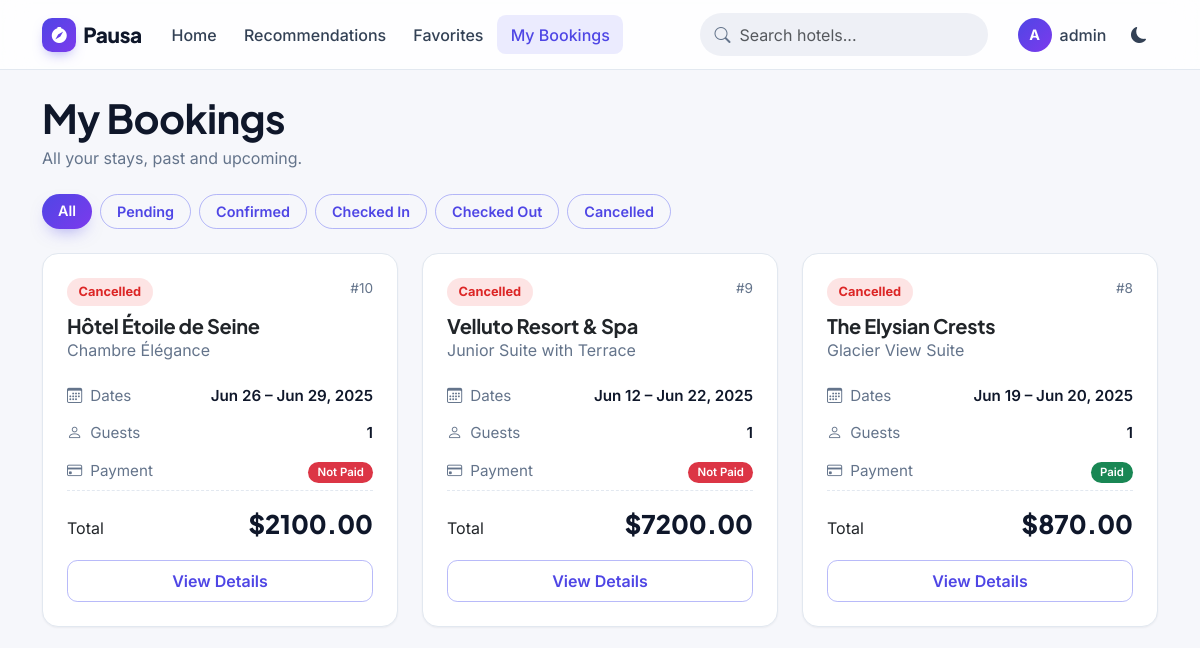
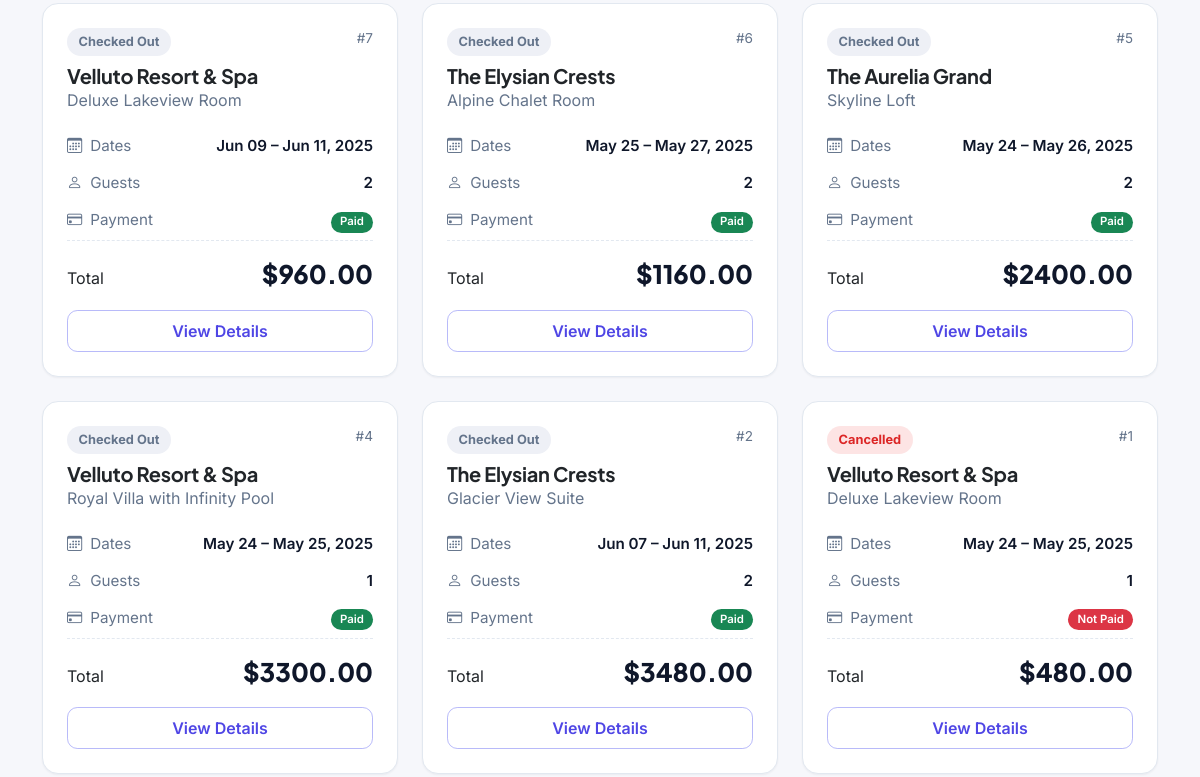
Before: /bookings/bookings/ (signed in, upper part) with the older database file (2 pictures, top to bottom).
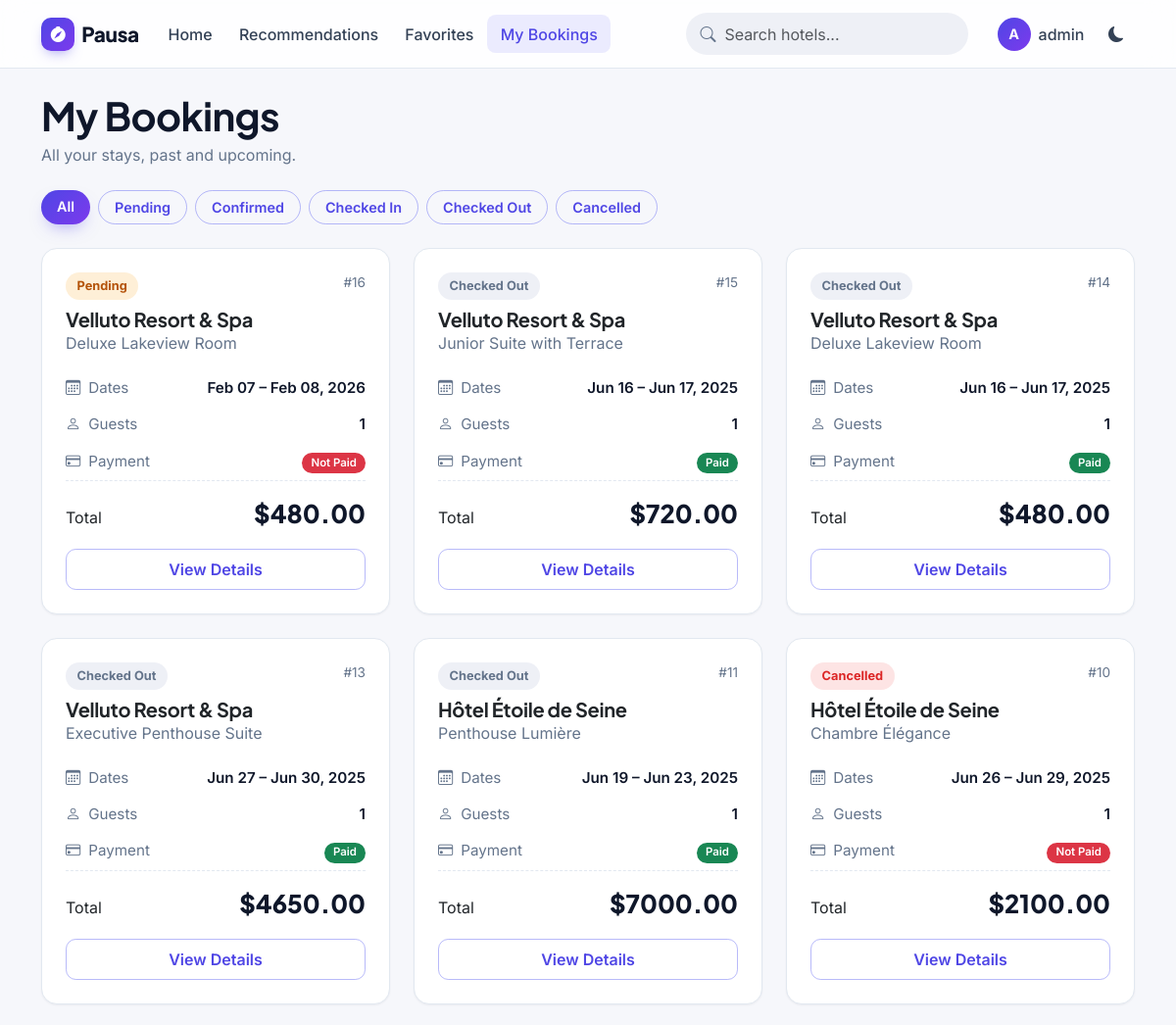
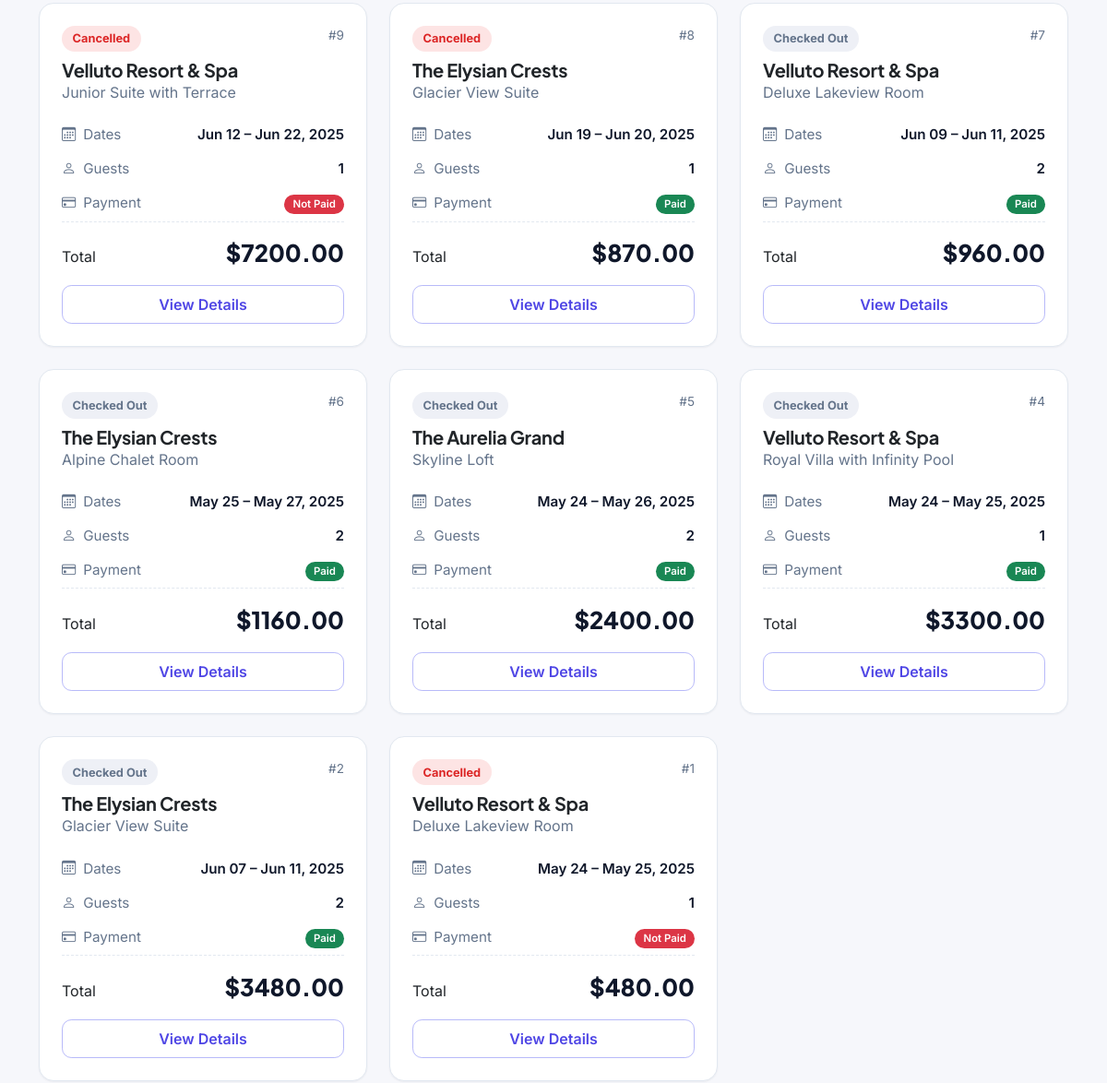
After: the same page with the newer database file (2 pictures, top to bottom).
### bookings/models.py (models this page shows, shortened)
class Booking(models.Model):
    user = models.ForeignKey(settings.AUTH_USER_MODEL, on_delete=models.CASCADE, related_name='bookings')
    room = models.ForeignKey(Room, on_delete=models.CASCADE, related_name='bookings')
    check_in_date = models.DateField()
    check_out_date = models.DateField()
    guests = models.PositiveSmallIntegerField(default=1)
    total_price = models.DecimalField(max_digits=10, decimal_places=2)
    special_requests = models.TextField(blank=True)
    status = models.CharField(
        max_length=20,
        choices=BookingStatus.choices,
        default=BookingStatus.PENDING
    )
    payment_status = models.CharField(
        max_length=20,
        choices=PaymentStatus.choices,
        default=PaymentStatus.NOT_PAID
    )
    created_at = models.DateTimeField(auto_now_add=True)
    updated_at = models.DateTimeField(auto_now=True)
    class Meta:
        ordering = ['-created_at']
    def update_status_based_on_dates(self):
        today = timezone.now().date()
        if self.status == BookingStatus.CANCELLED:
            return False
        if self.status == BookingStatus.CONFIRMED and self.check_in_date <= today < self.check_out_date:
            self.status = BookingStatus.CHECKED_IN
            Booking.objects.filter(pk=self.pk).update(status=BookingStatus.CHECKED_IN)
            return True
        if (self.status == BookingStatus.CONFIRMED or self.status == BookingStatus.CHECKED_IN) and today >= self.check_out_date:
            self.status = BookingStatus.CHECKED_OUT
            Booking.objects.filter(pk=self.pk).update(status=BookingStatus.CHECKED_OUT)
            return True
        return False

### hotels/models.py (models this page shows, shortened)
class Room(models.Model):
    hotel = models.ForeignKey(Hotel, on_delete=models.CASCADE, related_name='rooms')
    name = models.CharField(max_length=100)
    description = models.TextField()
    price = models.DecimalField(max_digits=10, decimal_places=2)
    capacity = models.PositiveSmallIntegerField(default=2)
    is_available = models.BooleanField(default=True)

class Hotel(models.Model):
    name = models.CharField(max_length=200)
    description = models.TextField()
    address = models.CharField(max_length=255)
    city = models.CharField(max_length=100)
    district = models.CharField(max_length=100, blank=True)
    star_rating = models.PositiveSmallIntegerField(default=3)
    image = models.ImageField(upload_to='hotel_images/', blank=True, null=True)
    is_pet_friendly = models.BooleanField(default=False)
    is_family_friendly = models.BooleanField(default=False)
    latitude = models.FloatField(null=True, blank=True)
    longitude = models.FloatField(null=True, blank=True)
    created_at = models.DateTimeField(auto_now_add=True)
    updated_at = models.DateTimeField(auto_now=True)

### bookings/views.py (the view)
# urls.py: path('bookings/', views.booking_list, name='booking_list'),
@login_required
def booking_list(request):
    bookings = Booking.objects.filter(user=request.user).order_by('-created_at')
    for booking in bookings:
        booking.update_status_based_on_dates()
    status = request.GET.get('status')
    if status:
        bookings = bookings.filter(status=status)
    context = {
        'bookings': bookings,
        'statuses': BookingStatus.choices,
        'current_status': status,
    }
    return render(request, 'booking/booking_list.html', context)

### templates/booking/booking_list.html (shortened to what this page needs)
{% extends 'base.html' %}
{% block content %}
<div class="d-flex flex-wrap justify-content-between align-items-center mb-4 gap-3">
    <div>
        <h1 class="mb-1">My Bookings</h1>
        <p class="text-muted mb-0">All your stays, past and upcoming.</p>
    </div>
</div>
<div class="filter-pills d-flex flex-wrap gap-2 mb-4">
    <a href="{% url 'booking_list' %}" class="btn {% if not current_status %}btn-primary{% else %}btn-outline-primary{% endif %}">All</a>
    {% for status_code, status_name in statuses %}
        <a href="{% url 'booking_list' %}?status={{ status_code }}" class="btn {% if current_status == status_code %}btn-primary{% else %}btn-outline-primary{% endif %}">{{ status_name }}</a>
    {% endfor %}
</div>
{% if bookings %}
    <div class="row">
        {% for booking in bookings %}
            <div class="col-md-6 col-lg-4 mb-4">
                <div class="card hover-lift h-100">
                    <div class="card-body p-4 d-flex flex-column">
                        <div class="d-flex justify-content-between align-items-start mb-2">
                            <span class="status-pill {{ booking.status }}">{{ booking.get_status_display }}</span>
                            <span class="text-muted" style="font-size: .85rem;">#{{ booking.id }}</span>
                        </div>
                        <h5 class="card-title mb-0">{{ booking.room.hotel.name }}</h5>
                        <p class="text-muted mb-3">{{ booking.room.name }}</p>
                        <div class="summary-row">
                            <span class="label"><i class="bi bi-calendar3 me-2"></i>Dates</span>
                            <span class="value">{{ booking.check_in_date|date:"M d" }} &ndash; {{ booking.check_out_date|date:"M d, Y" }}</span>
                        </div>
                        <div class="summary-row">
                            <span class="label"><i class="bi bi-person me-2"></i>Guests</span>
                            <span class="value">{{ booking.guests }}</span>
                        </div>
                        <div class="summary-row">
                            <span class="label"><i class="bi bi-credit-card me-2"></i>Payment</span>
                            <span class="value">
                                <span class="badge bg-{% if booking.payment_status == 'paid' %}success{% elif booking.payment_status == 'partially_paid' %}warning{% elif booking.payment_status == 'not_paid' %}danger{% else %}info{% endif %}">
                                    {{ booking.get_payment_status_display }}
                                </span>
                            </span>
                        </div>
                        <div class="summary-total mt-auto">
                            <span class="label">Total</span>
                            <span class="total-amount">${{ booking.total_price|floatformat:2 }}</span>
                        </div>
                        <a href="{% url 'booking_detail' booking.id %}" class="btn btn-outline-primary w-100 mt-3">View Details</a>
                    </div>
                </div>
            </div>
        {% endfor %}
    </div>
{% endif %}
{% endblock %}

Changed rows visible on the page:
added Booking: status "Pending", id "16", room.hotel.name "Velluto Resort & Spa", room.name "Deluxe Lakeview Room", check_in_date "Feb 07", check_out_date "Feb 08, 2026", guests "1", payment_status "Not Paid", total_price "480.00"
added Booking: status "Checked Out", id "15", room.hotel.name "Velluto Resort & Spa", room.name "Junior Suite with Terrace", check_in_date "Jun 16", check_out_date "Jun 17, 2025", guests "1", payment_status "Paid", total_price "720.00"
added Booking: status "Checked Out", id "14", room.hotel.name "Velluto Resort & Spa", room.name "Deluxe Lakeview Room", check_in_date "Jun 16", check_out_date "Jun 17, 2025", guests "1", payment_status "Paid", total_price "480.00"
added Booking: status "Checked Out", id "13", room.hotel.name "Velluto Resort & Spa", room.name "Executive Penthouse Suite", check_in_date "Jun 27", check_out_date "Jun 30, 2025", guests "1", payment_status "Paid", total_price "4650.00"
added Booking: status "Checked Out", id "11", room.hotel.name "Hôtel Étoile de Seine", room.name "Penthouse Lumière", check_in_date "Jun 19", check_out_date "Jun 23, 2025", guests "1", payment_status "Paid", total_price "7000.00"
